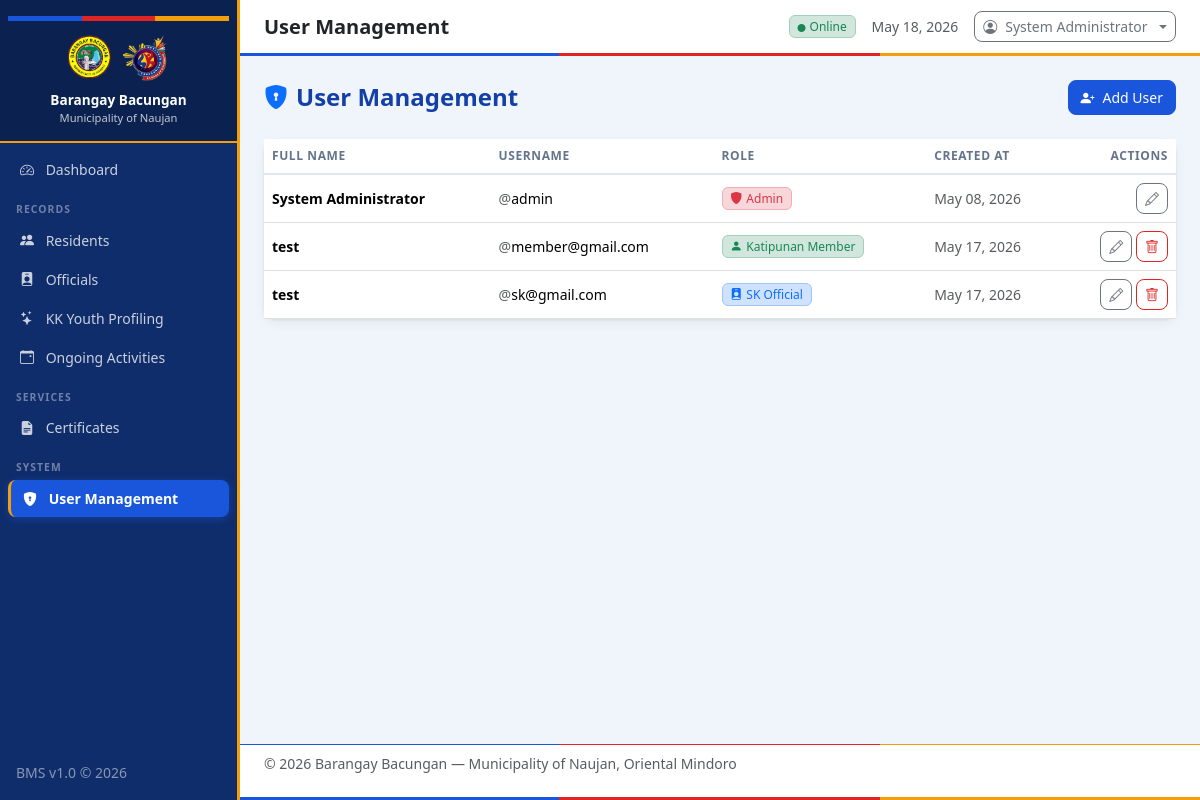
The app's page /modules/users/index.php (signed in) with its own data.
### tables this page shows
CREATE TABLE users (
            id INTEGER PRIMARY KEY AUTOINCREMENT,
            username TEXT NOT NULL UNIQUE,
            password TEXT NOT NULL,
            full_name TEXT NOT NULL,
            role TEXT DEFAULT 'Staff',
            created_at TEXT DEFAULT (datetime('now','localtime'))
        );

### config/auth.php (called while the page is built, shortened)
<?php
function getCurrentUser(): ?array {
    $db = getDB();
    $stmt = $db->prepare("SELECT id, username, full_name, role FROM users WHERE id = ?");
    $stmt->execute([$_SESSION['user_id']]);
    return $stmt->fetch() ?: null;
}

### modules/users/index.php (the view, shortened to what this page needs)
<?php
require_once __DIR__ . '/../../config/auth.php';
$pageTitle = 'User Management';
$rootPath  = '../../';
$db = getDB();
$stmt = $db->query("SELECT id, username, full_name, role, created_at FROM users ORDER BY role, full_name");
$users = $stmt->fetchAll();
include __DIR__ . '/../../includes/header.php';
?>
<div class="page-header d-flex justify-content-between align-items-center mb-4">
    <h4 class="mb-0"><i class="bi bi-shield-lock-fill me-2 text-primary"></i>User Management</h4>
    <a href="add.php" class="btn btn-primary">
        <i class="bi bi-person-plus-fill me-2"></i>Add User
    </a>
</div>
<div class="card content-card">
    <div class="card-body p-0">
        <div class="table-responsive">
            <table class="table table-hover mb-0 align-middle">
                <thead class="text-muted small">
                    <tr>
                        <th>Full Name</th>
                        <th>Username</th>
                        <th>Role</th>
                        <th>Created At</th>
                        <th class="text-end">Actions</th>
                    </tr>
                </thead>
                <tbody>
                <?php if (empty($users)): ?>
                    <tr><td colspan="5" class="text-center py-5 text-muted">No users found.</td></tr>
                <?php else: ?>
                    <?php foreach ($users as $u): ?>
                    <tr>
                        <td class="fw-semibold"><?= htmlspecialchars($u['full_name']) ?></td>
                        <td><span class="text-muted">@</span><?= htmlspecialchars($u['username']) ?></td>
                        <td>
                            <?php if ($u['role'] === 'Admin'): ?>
                                <span class="badge bg-danger-subtle text-danger border border-danger-subtle"><i class="bi bi-shield-fill me-1"></i>Admin</span>
                            <?php elseif ($u['role'] === 'SK Official'): ?>
                                <span class="badge bg-primary-subtle text-primary border border-primary-subtle"><i class="bi bi-person-badge-fill me-1"></i>SK Official</span>
                            <?php else: ?>
                                <span class="badge bg-success-subtle text-success border border-success-subtle"><i class="bi bi-person-fill me-1"></i>Katipunan Member</span>
                            <?php endif; ?>
                        </td>
                        <td class="text-muted small"><?= date('M d, Y', strtotime($u['created_at'])) ?></td>
                        <td class="text-end">
                            <a href="edit.php?id=<?= $u['id'] ?>" class="btn btn-sm btn-outline-secondary" title="Edit">
                                <i class="bi bi-pencil"></i>
                            </a>
                            <?php if ($u['id'] !== $currentUser['id']): ?>
                            <a href="delete.php?id=<?= $u['id'] ?>" class="btn btn-sm btn-outline-danger" title="Delete" onclick="return confirm('Are you sure you want to delete this user?');">
                                <i class="bi bi-trash"></i>
                            </a>
                            <?php endif; ?>
                        </td>
                    </tr>
                    <?php endforeach; ?>
                <?php endif; ?>
                </tbody>
            </table>
        </div>
    </div>
</div>
<?php include __DIR__ . '/../../includes/footer.php'; ?>

### includes/header.php (shortened to what this page needs)
<?php
require_once dirname(__DIR__) . '/config/auth.php';
$currentUser = getCurrentUser();
?>
<!DOCTYPE html>
<html lang="en">
<head>
    <link rel="stylesheet" href="https://cdn.jsdelivr.net/npm/bootstrap@5.3.2/dist/css/bootstrap.min.css">
    <link rel="stylesheet" href="https://cdn.jsdelivr.net/npm/bootstrap-icons@1.11.3/font/bootstrap-icons.min.css">
    <link rel="stylesheet" href="<?= $rootPath ?? '' ?>assets/css/style.css">
</head>
<body>
<?php
function isActive(string $path): string {
    return str_contains($_SERVER['REQUEST_URI'], $path) ? 'active' : '';
}
?>
<div class="wrapper d-flex">
    <nav id="sidebar" class="sidebar d-flex flex-column flex-shrink-0 p-0">
        <div class="sidebar-header text-center py-3 px-2">
            <div class="brgy-seal mb-2 d-flex justify-content-center gap-2">
                <img src="<?= $rootPath ?? '' ?>assets/img/barangay.png" alt="Barangay Logo" style="width: 50px; height: 50px; object-fit: contain;">
                <img src="<?= $rootPath ?? '' ?>assets/img/sk.png" alt="SK Logo" style="width: 50px; height: 50px; object-fit: contain;">
            </div>
            <div class="brgy-name fw-bold text-white lh-sm">
                <?= BARANGAY_NAME ?><br>
                <small class="fw-normal opacity-75" style="font-size:0.7rem"><?= MUNICIPALITY ?></small>
            </div>
        </div>
        <ul class="nav flex-column px-2 pb-3 mt-2">
            <?php
            $userRole = $currentUser['role'] ?? '';
            $isAdmin = $userRole === 'Admin';
            $isSK = $userRole === 'SK Official';
            $isKK = $userRole === 'Katipunan Member';
            ?>
            <?php if ($isAdmin): ?>
            <li class="nav-item">
                <a href="<?= $rootPath ?? '' ?>index.php" class="nav-link <?= isActive('index.php') && !isActive('modules') ? 'active' : '' ?>">
                    <i class="bi bi-speedometer2 me-2"></i> Dashboard
                </a>
            </li>
            <li class="nav-item mt-1">
                <span class="nav-section-label px-2">RECORDS</span>
            </li>
            <li class="nav-item">
                <a href="<?= $rootPath ?? '' ?>modules/residents/index.php" class="nav-link <?= isActive('residents') ? 'active' : '' ?>">
                    <i class="bi bi-people-fill me-2"></i> Residents
                </a>
            </li>
            <li class="nav-item">
                <a href="<?= $rootPath ?? '' ?>modules/officials/index.php" class="nav-link <?= isActive('officials') ? 'active' : '' ?>">
                    <i class="bi bi-person-badge-fill me-2"></i> Officials
                </a>
            </li>
            <?php endif; ?>
            <?php if ($isAdmin || $isSK): ?>
            <li class="nav-item">
                <a href="<?= $rootPath ?? '' ?>modules/kk_youth/index.php" class="nav-link <?= isActive('kk_youth') ? 'active' : '' ?>">
                    <i class="bi bi-stars me-2"></i> KK Youth Profiling
                </a>
            </li>
            <?php endif; ?>
            <?php if ($isAdmin || $isKK || $isSK): ?>
            <li class="nav-item">
                <a href="<?= $rootPath ?? '' ?>modules/activities/index.php" class="nav-link <?= isActive('activities') ? 'active' : '' ?>">
                    <i class="bi bi-calendar-event me-2"></i> Ongoing Activities
                </a>
            </li>
            <?php endif; ?>
            <?php if ($isAdmin): ?>
            <li class="nav-item mt-1">
                <span class="nav-section-label px-2">SERVICES</span>
            </li>
            <li class="nav-item">
                <a href="<?= $rootPath ?? '' ?>modules/certificates/index.php" class="nav-link <?= isActive('certificates') ? 'active' : '' ?>">
                    <i class="bi bi-file-earmark-text-fill me-2"></i> Certificates
                </a>
            </li>
            <li class="nav-item mt-1">
                <span class="nav-section-label px-2">SYSTEM</span>
            </li>
            <li class="nav-item">
                <a href="<?= $rootPath ?? '' ?>modules/users/index.php" class="nav-link <?= isActive('users') ? 'active' : '' ?>">
                    <i class="bi bi-shield-lock-fill me-2"></i> User Management
                </a>
            </li>
            <?php endif; ?>
        </ul>
        <div class="mt-auto px-3 pb-3">
            <small class="text-white-50">BMS v1.0 &copy; <?= date('Y') ?></small>
        </div>
    </nav>
    <div class="main-content flex-grow-1 d-flex flex-column">
        <header class="topbar d-flex align-items-center px-4 py-2">
            <h5 class="mb-0 fw-semibold text-dark"><?= htmlspecialchars($pageTitle ?? 'Dashboard') ?></h5>
            <div class="ms-auto d-flex align-items-center gap-3">
                <span class="badge bg-success-subtle text-success border border-success-subtle">
                    <i class="bi bi-circle-fill me-1" style="font-size:0.5rem"></i>Online
                </span>
                <span class="text-muted small d-none d-md-inline"><?= date('F d, Y') ?></span>
                <div class="dropdown">
                    <button class="btn btn-sm btn-outline-secondary dropdown-toggle d-flex align-items-center gap-2" type="button" data-bs-toggle="dropdown">
                        <i class="bi bi-person-circle"></i>
                        <span class="d-none d-sm-inline"><?= htmlspecialchars($currentUser['full_name'] ?? 'User') ?></span>
                    </button>
                </div>
            </div>
        </header>
        <main class="flex-grow-1 p-4">

### assets/css/style.css (style rules this page uses)
:root { --blue: #1a56db; --blue-dark: #1240a8; --blue-light: #dbeafe; --red: #e02424; --red-dark: #b91c1c; --red-light: #fee2e2; --yellow: #f59e0b; --yellow-dark: #d97706; --yellow-light: #fef3c7; --sidebar-width: 240px; --sidebar-bg: #0f2d6b; --sidebar-hover: rgba(255,255,255,0.12); --sidebar-active: var(--blue); --accent: var(--blue); --accent-dark: var(--blue-dark); --accent-light: var(--blue-light); --topbar-height: 56px; --body-bg: #f0f4fb; --card-shadow: 0 1px 3px rgba(0,0,0,0.08), 0 4px 12px rgba(0,0,0,0.05); }
* { box-sizing: border-box; }
body { font-family: 'Segoe UI', system-ui, -apple-system, sans-serif; background: var(--body-bg); color: #1e293b; min-height: 100vh; }
.wrapper { min-height: 100vh; }
.sidebar { width: var(--sidebar-width); min-height: 100vh; background: var(--sidebar-bg); position: sticky; top: 0; height: 100vh; overflow-y: auto; transition: width 0.3s ease; z-index: 100; flex-shrink: 0; border-right: 3px solid var(--yellow); }
.sidebar-header { background: rgba(0,0,0,0.25); border-bottom: 2px solid var(--yellow); padding-bottom: 1rem; }
.sidebar-header::before { content: ''; display: block; height: 5px; background: linear-gradient(to right, var(--blue) 33.3%, var(--red) 33.3% 66.6%, var(--yellow) 66.6%); margin-bottom: 0.75rem; }
.brgy-name { font-size: 0.85rem; }
.nav-section-label { font-size: 0.65rem; font-weight: 700; letter-spacing: 0.1em; color: rgba(255,255,255,0.4); text-transform: uppercase; display: block; margin-top: 0.5rem; margin-bottom: 0.25rem; }
.sidebar .nav-link { color: rgba(255,255,255,0.78); border-radius: 8px; padding: 0.5rem 0.75rem; font-size: 0.875rem; transition: all 0.2s; margin-bottom: 2px; }
.sidebar .nav-link.active { background: var(--blue); color: #fff; font-weight: 600; box-shadow: 0 2px 8px rgba(26,86,219,0.45); border-left: 3px solid var(--yellow); }
.topbar { background: #fff; border-bottom: 3px solid transparent; border-image: linear-gradient(to right, var(--blue) 33.3%, var(--red) 33.3% 66.6%, var(--yellow) 66.6%) 1; min-height: var(--topbar-height); }
.main-content { min-width: 0; background: var(--body-bg); }
.content-card { background: #fff; border-radius: 12px; border: none; box-shadow: var(--card-shadow); }
.table th { font-size: 0.75rem; font-weight: 700; text-transform: uppercase; letter-spacing: 0.05em; color: #64748b; border-bottom: 2px solid #e2e8f0; white-space: nowrap; }
.table td { vertical-align: middle; font-size: 0.875rem; }
.badge { font-weight: 500; font-size: 0.75rem; }
.btn { border-radius: 8px; font-size: 0.875rem; font-weight: 500; }
.btn-primary { background: var(--blue); border-color: var(--blue); }
.btn-outline-danger { color: var(--red); border-color: var(--red); }
.page-header { display: flex; align-items: center; justify-content: space-between; margin-bottom: 1.5rem; flex-wrap: wrap; gap: 0.75rem; }
.page-header h4 { margin: 0; font-weight: 700; color: var(--blue-dark); }

### records on screen
users: full_name "System Administrator", username "admin", role "Admin" (drawn), created_at "May 08, 2026"
users: full_name "test", username "member@gmail.com", role "Katipunan Member" (drawn), created_at "May 17, 2026"
users: full_name "test", username "sk@gmail.com", role "SK Official" (drawn), created_at "May 17, 2026"

### other values on screen
BARANGAY_NAME "Barangay Bacungan"
MUNICIPALITY "Municipality of Naujan"
$pageTitle "User Management"
PROVINCE "Oriental Mindoro"
